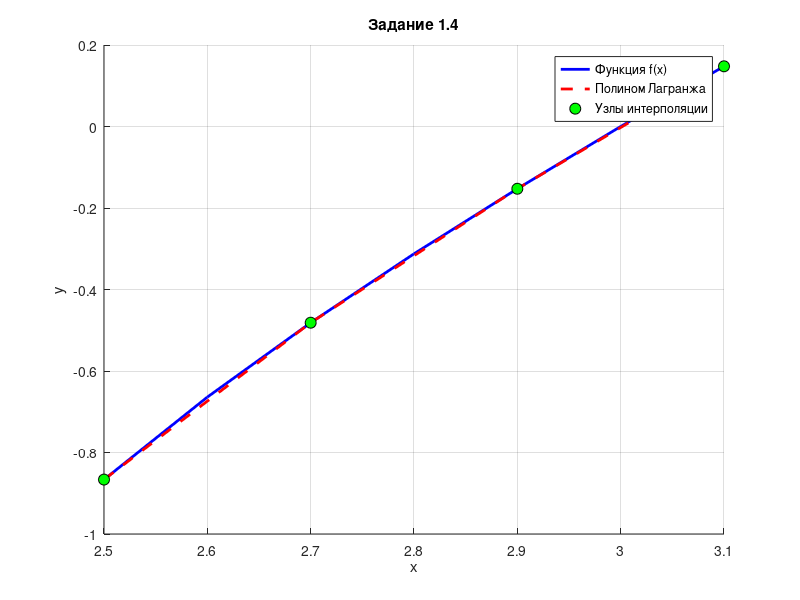
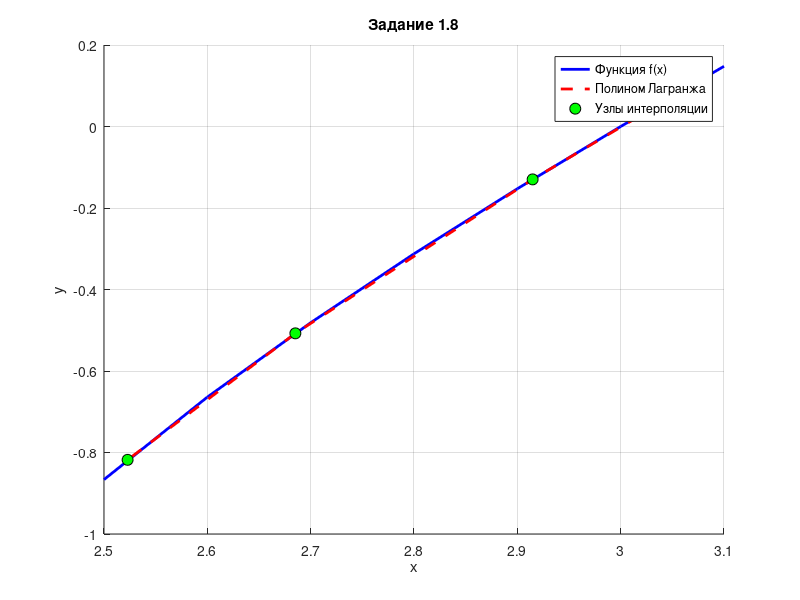
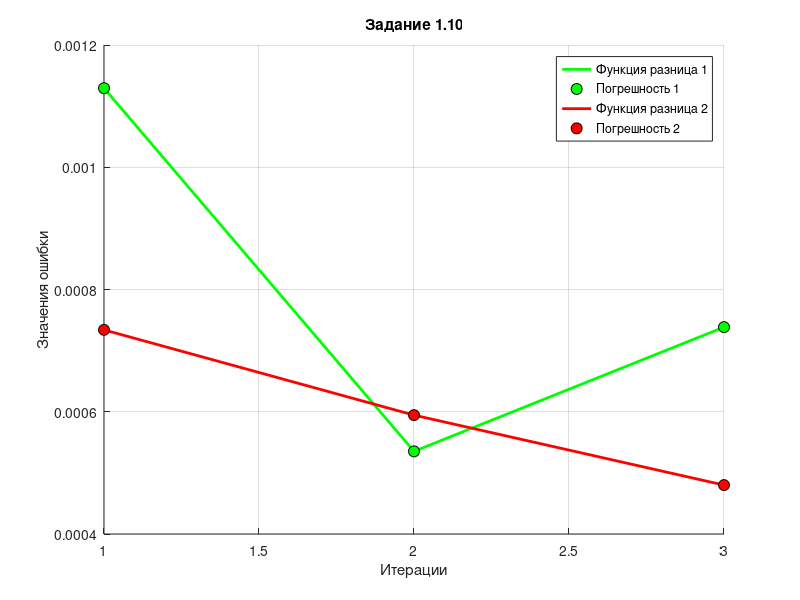
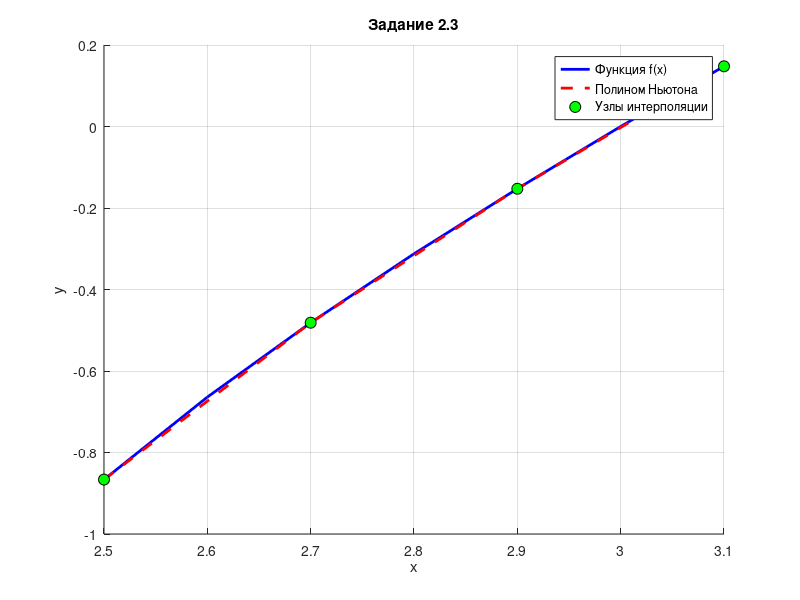

These charts were generated, in order, by the following MATLAB code:
f = @(x) x .* log(sqrt(x - 2));

a = 2.5;
b = 3.1;

x = a:0.1:b;

function y = lagrange_poly(x, nodes, values)
    n = length(nodes);
    y = 0;

    for i = 1:n
        L = 1;
        for j = 1:n
            if j != i
                L = L * (x - nodes(j)) / (nodes(i) - nodes(j));
            end
        end
        y = y + values(i) * L;
    end
end


% 2.1
function y = newton_poly(x, nodes, values)
    n = length(nodes);

    div_diff = zeros(n, n);
    div_diff(:, 1) = values;

    for j = 2:n
        for i = 1:(n - j + 1)
            div_diff(i, j) = (div_diff(i + 1, j - 1) - div_diff(i, j - 1)) / (nodes(i + j - 1) - nodes(i));
        end
    end


    y = div_diff(1, 1);
    for i = 2:n
        term = div_diff(1, i);
        for j = 1:(i - 1)
            term = term * (x - nodes(j));
        end
        y = y + term;
    end
end



% 1.1
i = 0:3;
x_i = a + (i * (b - a)) / 3;
f_i_values = f(x_i);


% 1.2
lagrange = [0, 0, 0, 0];

for iter = 0:3
    lagrange(iter + 1) = lagrange_poly(x_i(iter + 1), x_i, f_i_values);
end


% 1.3
x_j = [(5*a + b)/6, (a + b)/2, (a + 5*b)/6];
f_j_values = f(x_j);
lagrange_r = [0, 0, 0];

for iter = 0:2
    lagrange_r(iter + 1) = lagrange_poly(x_j(iter + 1), x_i, f_i_values);
end


% 1.4
figure();
hold on;
plot(x, f(x), 'b-', 'LineWidth', 2, 'DisplayName', 'Функция f(x)');
plot(x_i, lagrange, 'r--', 'LineWidth', 2, 'DisplayName', 'Полином Лагранжа');
plot(x_i, f_i_values, 'ko', 'MarkerSize', 8, 'MarkerFaceColor', 'g', 'DisplayName', 'Узлы интерполяции');
xlabel('x');
ylabel('y')
title('Задание 1.4');
grid on;
hold off;
legend('show');


% 1.5
x_i = ((a + b)/2) + ((b - a)/2) * cos(((2 * i + 1) * pi)/8);
f_i_values = f(x_i);

lagrange = [0, 0, 0, 0];

for iter = 0:3
    lagrange(iter + 1) = lagrange_poly(x_i(iter + 1), x_i, f_i_values);
end


% 1.6 - 1.7
lagrange_c = [0, 0, 0];

for iter = 0:2
    lagrange_c(iter + 1) = lagrange_poly(x_j(iter + 1), x_i, f_i_values);
end


% 1.8
figure();
hold on;
plot(x, f(x), 'b-', 'LineWidth', 2, 'DisplayName', 'Функция f(x)');
plot(x_i, lagrange, 'r--', 'LineWidth', 2, 'DisplayName', 'Полином Лагранжа');
plot(x_i, f_i_values, 'ko', 'MarkerSize', 8, 'MarkerFaceColor', 'g', 'DisplayName', 'Узлы интерполяции');
xlabel('x');
ylabel('y')
title('Задание 1.8');
grid on;
hold off;
legend('show');








% 1.9

error1 = [0, 0, 0];
error2 = [0, 0, 0];

diff_1_values = zeros(1, 3);
diff_2_values = zeros(1, 3);

printf("\n\n_____________________________________________________________________________________________________________________\n");
printf("| j |    f(x_j)    |     L_r(x_j)    |   abs(f(x_j) - L_r(x_j))     | L_c(x_j) |      abs(f(x_j) - L_c(x_j))        |\n");

for iter = 1:3;

    printf("| %d |    %f |     %f   |   %f                   | %f |             %f               |\n",
    iter, f_j_values(iter), lagrange_r(iter), abs(f_j_values(iter) - lagrange_r(iter)),
                                                lagrange_c(iter), abs(f_j_values(iter) - lagrange_c(iter)));


    error1(iter) = abs(f_j_values(iter) - lagrange_r(iter));
    error2(iter) = abs(f_j_values(iter) - lagrange_c(iter));

    diff_1_values(iter) = abs(f_j_values(iter) - lagrange_r(iter));
    diff_2_values(iter) = abs(f_j_values(iter) - lagrange_c(iter));

end
printf("_____________________________________________________________________________________________________________________\n");


% 1.10
figure();
hold on;
plot(1:3, diff_1_values, 'g', 'LineWidth', 2, 'DisplayName', 'Функция разница 1');
plot(1:3, error1, 'ko', 'MarkerSize', 8, 'MarkerFaceColor', 'g', 'DisplayName', 'Погрешность 1');
plot(1:3, diff_2_values, 'r', 'LineWidth', 2, 'DisplayName', 'Функция разница 2');
plot(1:3, error2, 'ko', 'MarkerSize', 8, 'MarkerFaceColor', 'r', 'DisplayName', 'Погрешность 2');
xlabel('Итерации');
ylabel('Значения ошибки');
title('Задание 1.10');
grid on;
hold off;
legend('show');




% 2.1
i = 0:3;
x_i = a + (i * (b - a)) / 3;
f_i_values = f(x_i);

newton = [0, 0, 0, 0];

for iter = 0:3
    newton(iter + 1) = newton_poly(x_i(iter + 1), x_i, f_i_values);
end

% 2.2
newton_poly_r = [0, 0, 0];

for iter = 0:2
    newton_poly_r(iter + 1) = newton_poly(x_j(iter + 1), x_i, f_i_values);
end


% 2.3
figure();
hold on;
plot(x, f(x), 'b-', 'LineWidth', 2, 'DisplayName', 'Функция f(x)');
plot(x_i, newton, 'r--', 'LineWidth', 2, 'DisplayName', 'Полином Ньютона');
plot(x_i, f_i_values, 'ko', 'MarkerSize', 8, 'MarkerFaceColor', 'g', 'DisplayName', 'Узлы интерполяции');
xlabel('x');
ylabel('y')
title('Задание 2.3');
grid on;
hold off;
legend('show');



% 2.4
x_i = ((a + b)/2) + ((b - a)/2) * cos(((2 * i + 1) * pi)/8);
f_i_values = f(x_i);

newton = [0, 0, 0, 0];

for iter = 0:3
    newton(iter + 1) = newton_poly(x_i(iter + 1), x_i, f_i_values);
end


% 2.5
newton_poly_c = [0, 0, 0];

for iter = 0:2
    newton_poly_c(iter + 1) = newton_poly(x_j(iter + 1), x_i, f_i_values);
end


% 2.6
figure();
hold on;
plot(x, f(x), 'b-', 'LineWidth', 2, 'DisplayName', 'Функция f(x)');
plot(x_i, newton, 'r--', 'LineWidth', 2, 'DisplayName', 'Полином Ньютона');
plot(x_i, f_i_values, 'ko', 'MarkerSize', 8, 'MarkerFaceColor', 'g', 'DisplayName', 'Узлы интерполяции');
xlabel('x');
ylabel('y')
title('Задание 2.6');
grid on;
hold off;
legend('show');






% 2.7
error1 = [0, 0, 0];
error2 = [0, 0, 0];

diff_1_values = zeros(1, 3);
diff_2_values = zeros(1, 3);

printf("\n\n_____________________________________________________________________________________________________________________\n");
printf("| j |    f(x_j)    |     P_r(x_j)    |   abs(f(x_j) - P_r(x_j))     | P_c(x_j) |      abs(f(x_j) - P_c(x_j))        |\n");

for iter = 1:3;

    printf("| %d |    %f |     %f   |   %f                   | %f |             %f               |\n",
    iter, f_j_values(iter), newton_poly_r(iter), abs(f_j_values(iter) - newton_poly_r(iter)),
                                                newton_poly_c(iter), abs(f_j_values(iter) - newton_poly_c(iter)));


    error1(iter) = abs(f_j_values(iter) - newton_poly_r(iter));
    error2(iter) = abs(f_j_values(iter) - newton_poly_c(iter));

    diff_1_values(iter) = abs(f_j_values(iter) - newton_poly_r(iter));
    diff_2_values(iter) = abs(f_j_values(iter) - newton_poly_c(iter));

end
printf("_____________________________________________________________________________________________________________________\n");


% 2.8
figure();
hold on;
plot(1:3, diff_1_values, 'g', 'LineWidth', 2, 'DisplayName', 'Функция разница 1');
plot(1:3, error1, 'ko', 'MarkerSize', 8, 'MarkerFaceColor', 'g', 'DisplayName', 'Погрешность 1');
plot(1:3, diff_2_values, 'r', 'LineWidth', 2, 'DisplayName', 'Функция разница 2');
plot(1:3, error2, 'ko', 'MarkerSize', 8, 'MarkerFaceColor', 'r', 'DisplayName', 'Погрешность 2');
xlabel('Итерации');
ylabel('Значения ошибки');
title('Задание 2.8');
grid on;
hold off;
legend('show');
